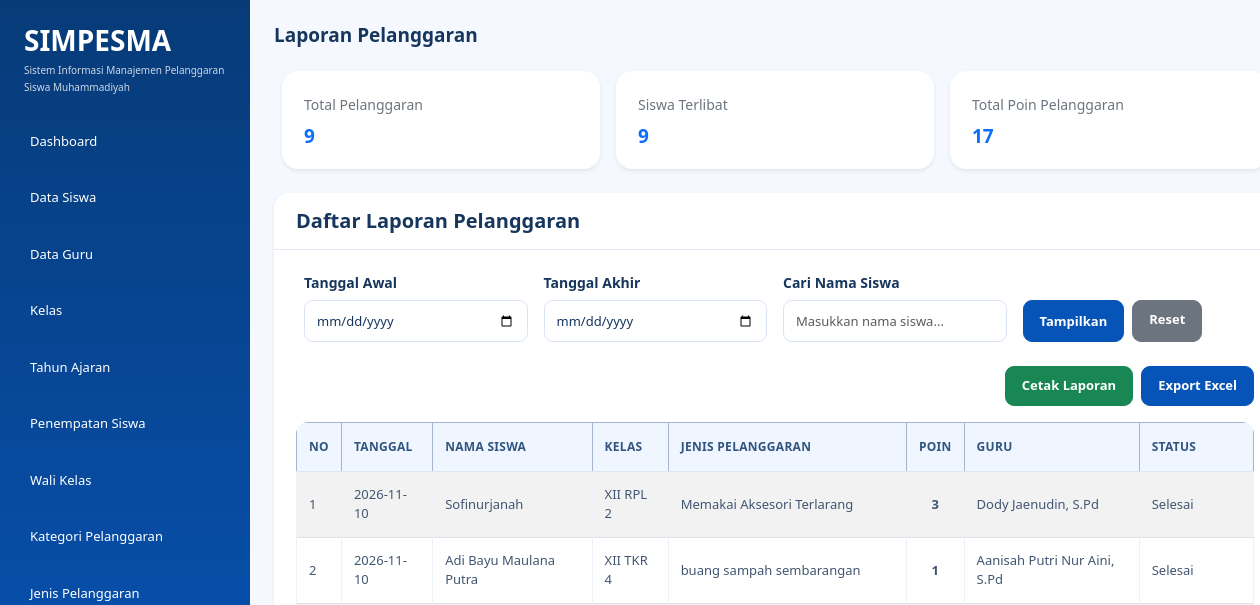
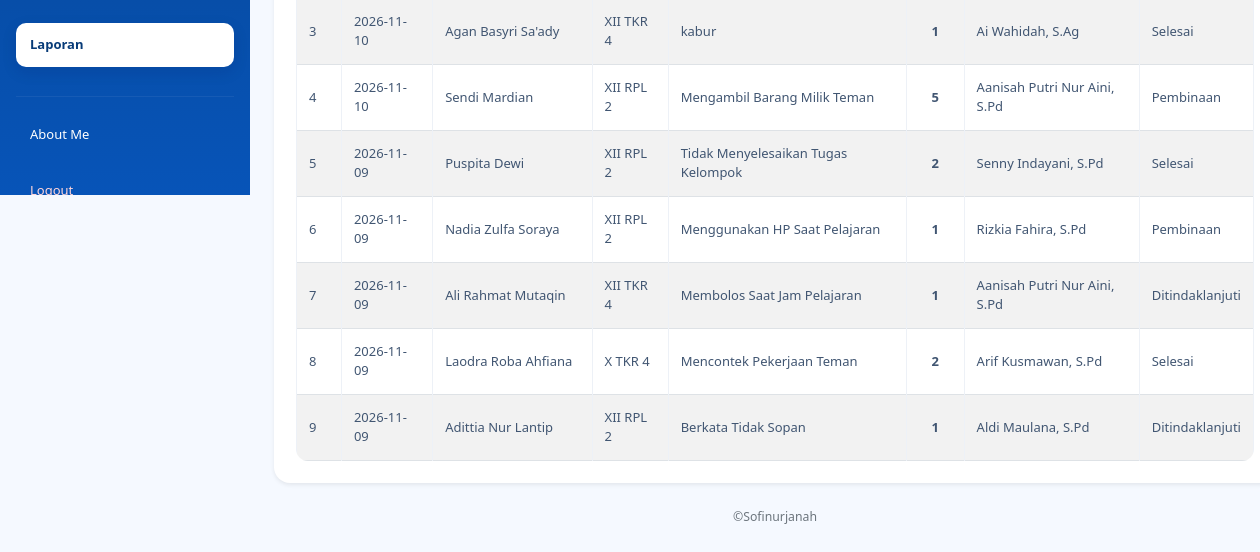
Before: /laporan.php (signed in) with the older database file (2 pictures, top to bottom).
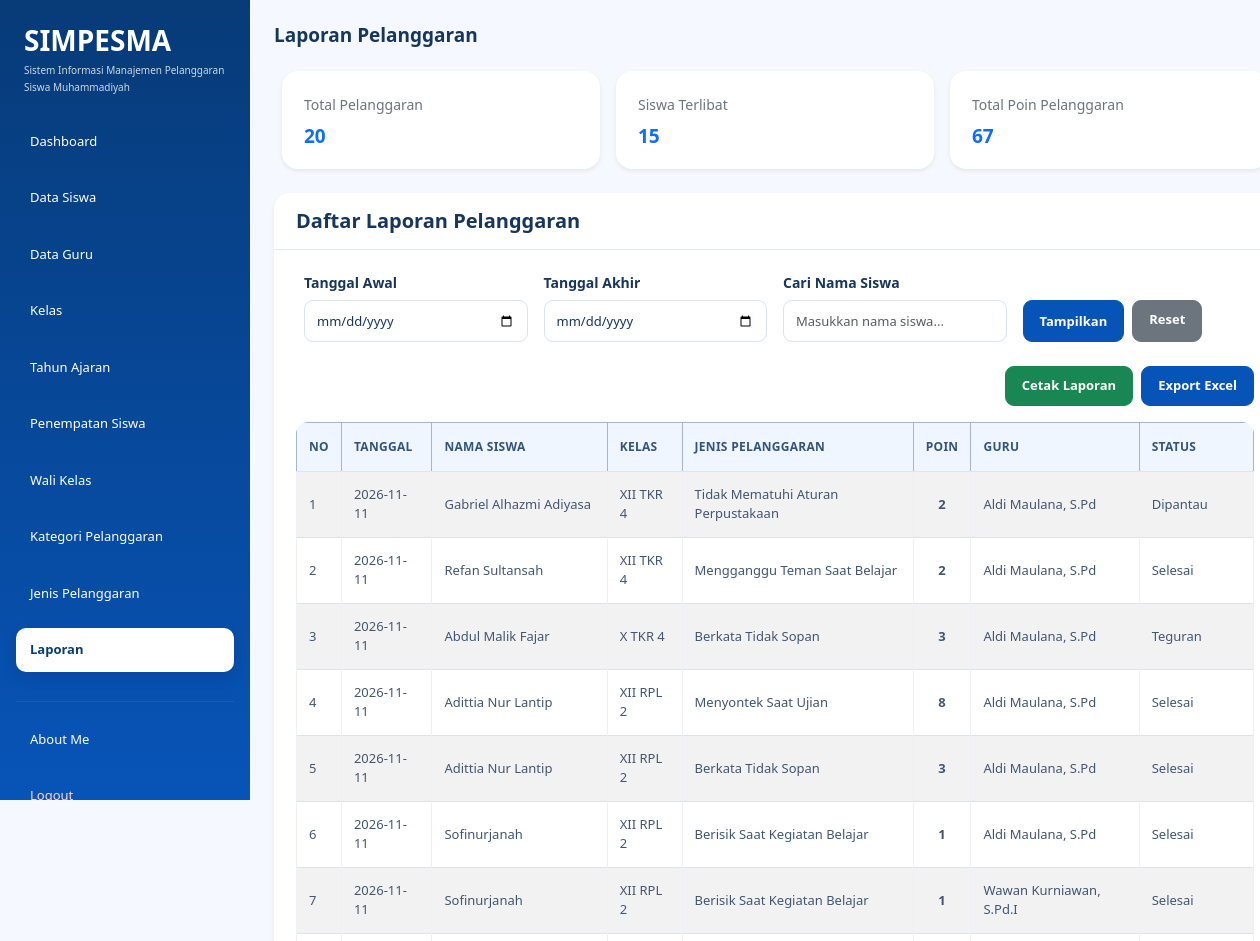
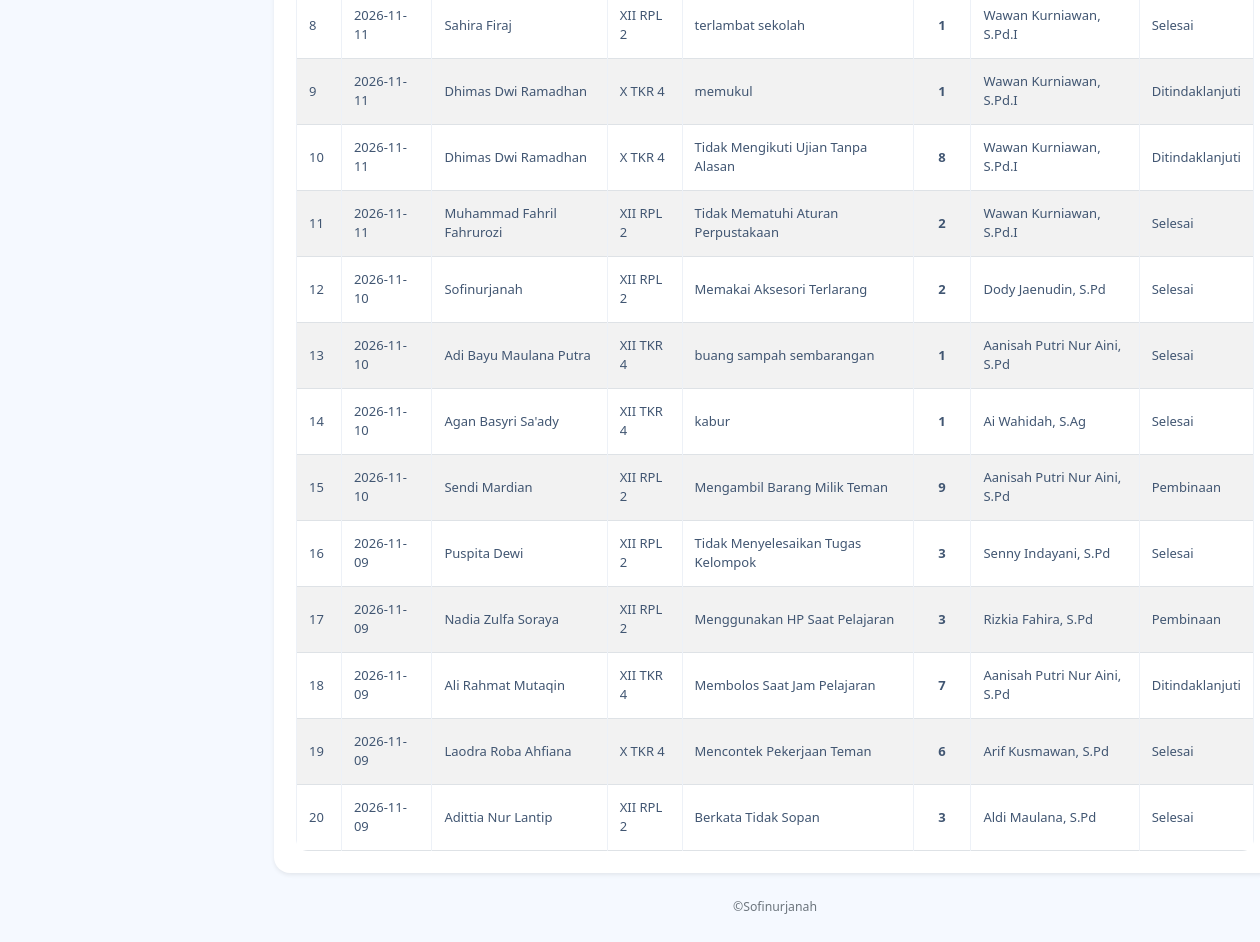
After: the same page with the newer database file (2 pictures, top to bottom).
### tables this page shows
CREATE TABLE `t_pelanggaran_siswa` (
  `id` int(11) NOT NULL,
  `tahun_ajaran_id` int(11) NOT NULL,
  `siswa_id` int(11) NOT NULL,
  `nama_siswa` varchar(150) NOT NULL,
  `kelas_id` int(11) NOT NULL,
  `nama_kelas` varchar(100) NOT NULL,
  `pelanggaran_id` int(11) NOT NULL,
  `nama_pelanggaran` varchar(150) NOT NULL,
  `pelanggaran_kategori_id` int(11) NOT NULL,
  `guru_id` int(11) NOT NULL,
  `nama_guru` varchar(150) NOT NULL,
  `tanggal` date NOT NULL,
  `keterangan` text NOT NULL,
  `poin` int(11) NOT NULL,
  `tindakan` text NOT NULL,
  `status` varchar(30) NOT NULL,
  `created_at` timestamp NOT NULL DEFAULT current_timestamp(),
  `updated_at` timestamp NOT NULL DEFAULT current_timestamp()
);

### laporan.php (the view, shortened to what the rows shown need)
<?php
include "config/koneksi.php";
$sql = "
    SELECT
        tps.*,
        COALESCE(tp.poin, tps.poin) AS poin_jenis
    FROM t_pelanggaran_siswa tps
    LEFT JOIN t_pelanggaran tp
        ON tp.id = tps.pelanggaran_id
    WHERE 1=1
";
$sql .= " ORDER BY tps.tanggal DESC, tps.id DESC";
$stmt_laporan = mysqli_prepare($koneksi, $sql);
mysqli_stmt_execute($stmt_laporan);
$data_laporan = mysqli_stmt_get_result($stmt_laporan);
mysqli_data_seek($data_laporan, 0);
mysqli_data_seek($data_laporan, 0);
?>
<!DOCTYPE html>
<html lang="id">
<head>
    <link
        href="https://cdn.jsdelivr.net/npm/bootstrap@5.3.3/dist/css/bootstrap.min.css"
        rel="stylesheet">
    <link rel="stylesheet" href="style.css">
</head>
<body>
<div class="container-fluid">
    <div class="row min-vh-100">
        <main class="col-md-9 col-lg-10 p-4">
            <div class="card border-0 shadow-sm">
                <div class="card-body">
                    <div class="table-responsive">
                        <table
                            id="tabelLaporan"
                            class="table table-bordered table-striped table-hover align-middle">
                            <thead class="table-primary">
                                <tr>
                                    <th>No</th>
                                    <th>Tanggal</th>
                                    <th>Nama Siswa</th>
                                    <th>Kelas</th>
                                    <th>Jenis Pelanggaran</th>
                                    <th>Poin</th>
                                    <th>Guru</th>
                                    <th>Status</th>
                                </tr>
                            </thead>
                            <tbody>
                                <?php
                                $no = 1;
                                if (mysqli_num_rows($data_laporan) > 0) {
                                    while ($row = mysqli_fetch_assoc($data_laporan)) {
                                ?>
                                    <tr>
                                        <td><?= $no++; ?></td>
                                        <td>
                                            <?= htmlspecialchars($row['tanggal']); ?>
                                        </td>
                                        <td>
                                            <?= htmlspecialchars($row['nama_siswa']); ?>
                                        </td>
                                        <td>
                                            <?= htmlspecialchars($row['nama_kelas']); ?>
                                        </td>
                                        <td>
                                            <?= htmlspecialchars($row['nama_pelanggaran']); ?>
                                        </td>
                                        <td class="text-center fw-bold">
                                            <?= (int) $row['poin_jenis']; ?>
                                        </td>
                                        <td>
                                            <?= htmlspecialchars($row['nama_guru']); ?>
                                        </td>
                                        <td>
                                            <?= htmlspecialchars($row['status']); ?>
                                        </td>
                                    </tr>
                                <?php
                                    }
                                } ?>
                            </tbody>
                        </table>
                    </div>
                </div>
            </div>
        </main>
    </div>
</div>
</body>
</html>

Changed rows visible on the page:
added t_pelanggaran_siswa: tanggal "2026-11-11", nama_siswa "Gabriel Alhazmi Adiyasa", nama_kelas "XII TKR 4", nama_pelanggaran "Tidak Mematuhi Aturan Perpustakaan", poin_jenis "2", nama_guru "Aldi Maulana, S.Pd", status "Dipantau"
added t_pelanggaran_siswa: tanggal "2026-11-11", nama_siswa "Refan Sultansah", nama_kelas "XII TKR 4", nama_pelanggaran "Mengganggu Teman Saat Belajar", poin_jenis "2", nama_guru "Aldi Maulana, S.Pd", status "Selesai"
added t_pelanggaran_siswa: tanggal "2026-11-11", nama_siswa "Abdul Malik Fajar", nama_kelas "X TKR 4", nama_pelanggaran "Berkata Tidak Sopan", poin_jenis "3", nama_guru "Aldi Maulana, S.Pd", status "Teguran"
added t_pelanggaran_siswa: tanggal "2026-11-11", nama_siswa "Adittia Nur Lantip", nama_kelas "XII RPL 2", nama_pelanggaran "Menyontek Saat Ujian", poin_jenis "8", nama_guru "Aldi Maulana, S.Pd", status "Selesai"
added t_pelanggaran_siswa: tanggal "2026-11-11", nama_siswa "Adittia Nur Lantip", nama_kelas "XII RPL 2", nama_pelanggaran "Berkata Tidak Sopan", poin_jenis "3", nama_guru "Aldi Maulana, S.Pd", status "Selesai"
added t_pelanggaran_siswa: tanggal "2026-11-11", nama_siswa "Sofinurjanah", nama_kelas "XII RPL 2", nama_pelanggaran "Berisik Saat Kegiatan Belajar", poin_jenis "1", nama_guru "Aldi Maulana, S.Pd", status "Selesai"
added t_pelanggaran_siswa: tanggal "2026-11-11", nama_siswa "Sofinurjanah", nama_kelas "XII RPL 2", nama_pelanggaran "Berisik Saat Kegiatan Belajar", poin_jenis "1", nama_guru "Wawan Kurniawan, S.Pd.I", status "Selesai"
added t_pelanggaran_siswa: tanggal "2026-11-11", nama_siswa "Sahira Firaj", nama_kelas "XII RPL 2", nama_pelanggaran "terlambat sekolah", poin_jenis "1", nama_guru "Wawan Kurniawan, S.Pd.I", status "Selesai"
added t_pelanggaran_siswa: tanggal "2026-11-11", nama_siswa "Dhimas Dwi Ramadhan", nama_kelas "X TKR 4", nama_pelanggaran "memukul", poin_jenis "1", nama_guru "Wawan Kurniawan, S.Pd.I", status "Ditindaklanjuti"
added t_pelanggaran_siswa: tanggal "2026-11-11", nama_siswa "Dhimas Dwi Ramadhan", nama_kelas "X TKR 4", nama_pelanggaran "Tidak Mengikuti Ujian Tanpa Alasan", poin_jenis "8", nama_guru "Wawan Kurniawan, S.Pd.I", status "Ditindaklanjuti"
added t_pelanggaran_siswa: tanggal "2026-11-11", nama_siswa "Muhammad Fahril Fahrurozi", nama_kelas "XII RPL 2", nama_pelanggaran "Tidak Mematuhi Aturan Perpustakaan", poin_jenis "2", nama_guru "Wawan Kurniawan, S.Pd.I", status "Selesai"
computed for t_pelanggaran_siswa "Memakai Aksesori Terlarang": poin_jenis "3" → "2"
computed for t_pelanggaran_siswa "Sendi Mardian": poin_jenis "5" → "9"
computed for t_pelanggaran_siswa "Puspita Dewi": poin_jenis "2" → "3"
computed for t_pelanggaran_siswa "Nadia Zulfa Soraya": poin_jenis "1" → "3"
computed for t_pelanggaran_siswa "Ali Rahmat Mutaqin": poin_jenis "1" → "7"
computed for t_pelanggaran_siswa "Laodra Roba Ahfiana": poin_jenis "2" → "6"
changed t_pelanggaran_siswa (number 20 of 20 on the later page): poin_jenis "1" → "3"; status "Ditindaklanjuti" → "Selesai"
Other visible differences:
$total_pelanggaran: "9" → "20"
$total_siswa: "9" → "15"
$total_poin: "17" → "67"
